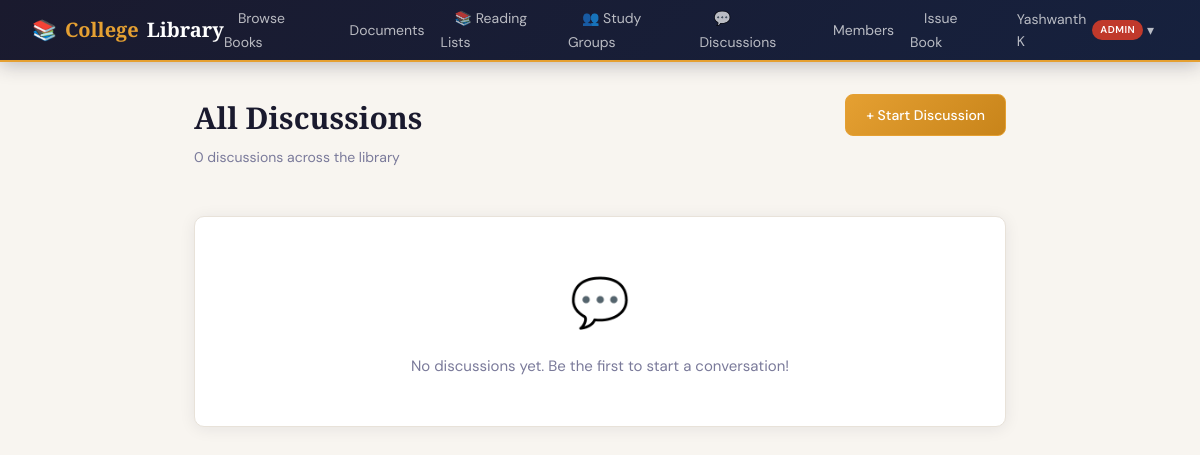
The page /social/discussions/ (signed in) on the database as committed earlier.
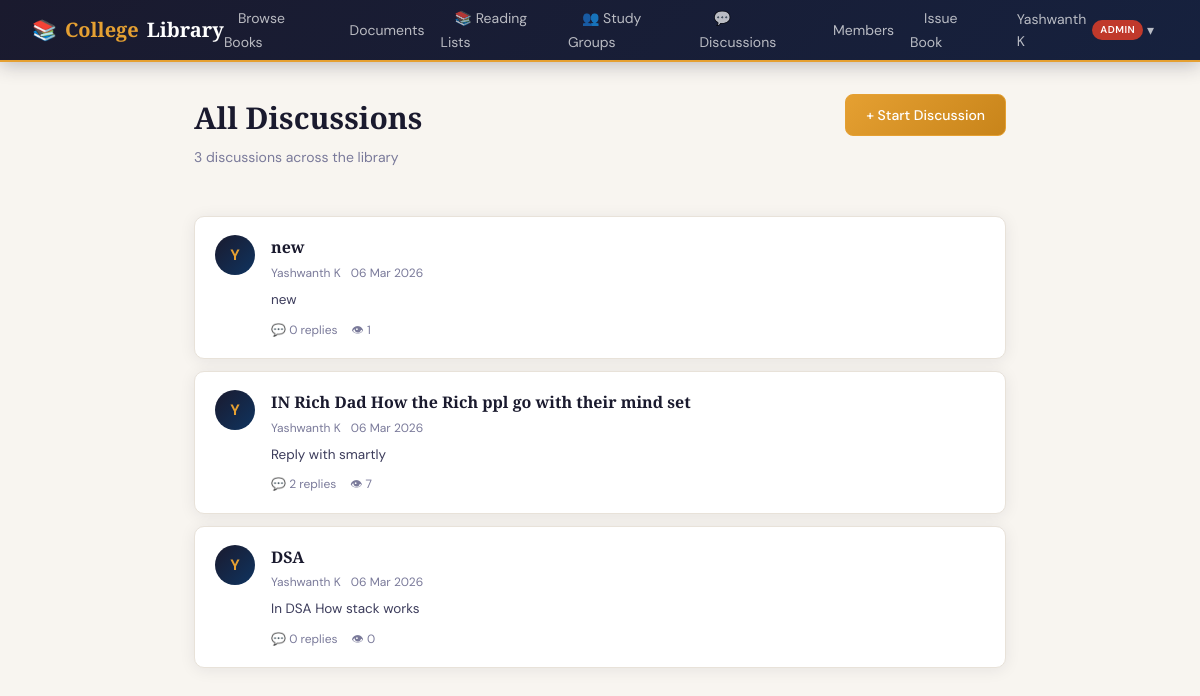
The same page on the database as committed later.
### accounts/models.py (models this page shows, shortened)
class CustomUser(AbstractUser):
    class Role(models.TextChoices):
        ADMIN = 'ADMIN', 'Admin'
        LIBRARIAN = 'LIBRARIAN', 'Librarian'
        TEACHER = 'TEACHER', 'Teacher'
        STUDENT = 'STUDENT', 'Student'
    role = models.CharField(
        max_length=20,
        choices=Role.choices,
        default=Role.STUDENT,
    )
    phone_number = models.CharField(max_length=15, blank=True)
    department = models.CharField(max_length=100, blank=True)   # e.g. "Computer Science"
    student_id = models.CharField(max_length=20, blank=True, unique=True, null=True)
    profile_picture = models.ImageField(upload_to='profiles/', blank=True, null=True)
    is_approved = models.BooleanField(default=False)            # Admin must approve new members
    date_of_joining = models.DateField(auto_now_add=True)
    @property
    def can_manage_books(self):
        return self.role in (self.Role.ADMIN, self.Role.LIBRARIAN)

### social/models.py (models this page shows, shortened)
class Discussion(models.Model):
    book      = models.ForeignKey('books.Book', on_delete=models.CASCADE,
                                   related_name='discussions', null=True, blank=True)
    document  = models.ForeignKey('books.LibraryDocument', on_delete=models.CASCADE,
                                   related_name='discussions', null=True, blank=True)
    author    = models.ForeignKey(settings.AUTH_USER_MODEL, on_delete=models.CASCADE,
                                   related_name='discussions')
    title     = models.CharField(max_length=200)
    body      = models.TextField(max_length=2000)
    created   = models.DateTimeField(auto_now_add=True)
    is_pinned = models.BooleanField(default=False)
    views     = models.PositiveIntegerField(default=0)
    class Meta:
        ordering = ['-is_pinned', '-created']
    @property
    def reply_count(self):
        return self.replies.count()

### social/views.py (the view)
# urls.py: path('discussions/',                        views.discussions,          name='discussions'),
@login_required
@approved_required
def discussions(request, book_pk=None):
    book = get_object_or_404(Book, pk=book_pk) if book_pk else None
    qs   = Discussion.objects.select_related('author').prefetch_related('replies')
    if book:
        qs = qs.filter(book=book)
    return render(request, 'social/discussions.html', {
        'threads': qs, 'book': book,
    })

### social/templates/social/discussions.html (shortened to what this page needs)
{% extends 'base.html' %}
{% block content %}
<div class="page" style="max-width:860px;">
  <div style="display:flex;justify-content:space-between;align-items:flex-start;flex-wrap:wrap;gap:12px;margin-bottom:24px;">
    <div>
      {% if book %}
        <a href="{% url 'books:book_detail' book.pk %}" class="btn btn-outline btn-sm" style="margin-bottom:12px;">← {{ book.title }}</a>
        <div class="page-title">Discussions</div>
        <div class="page-sub">{{ threads.count }} thread{{ threads.count|pluralize }} about <em>{{ book.title }}</em></div>
      {% else %}
        <div class="page-title">All Discussions</div>
        <div class="page-sub">{{ threads.count }} discussion{{ threads.count|pluralize }} across the library</div>
      {% endif %}
    </div>
    {% if book %}
      <a href="{% url 'social:create_book_discussion' book_pk=book.pk %}" class="btn btn-gold">+ Start Discussion</a>
    {% else %}
      <a href="{% url 'social:create_discussion' %}" class="btn btn-gold">+ Start Discussion</a>
    {% endif %}
  </div>
  {% for thread in threads %}
  <div class="thread-card">
    <div class="thread-avatar">{{ thread.author.first_name.0|default:thread.author.username.0|upper }}</div>
    <div class="thread-main">
      <div style="display:flex;align-items:center;gap:8px;flex-wrap:wrap;">
        <a href="{% url 'social:discussion_detail' thread.pk %}" class="thread-title">{{ thread.title }}</a>
      </div>
      <div class="thread-meta">
        <span>{{ thread.author.get_full_name|default:thread.author.username }}</span>
        <span>{{ thread.created|date:"d M Y" }}</span>
      </div>
      <div class="thread-body">{{ thread.body|truncatechars:160 }}</div>
      <div class="thread-stats">
        <span class="thread-stat">💬 {{ thread.reply_count }} repl{{ thread.reply_count|pluralize:"y,ies" }}</span>
        <span class="thread-stat">👁 {{ thread.views }}</span>
      </div>
    </div>
  </div>
  {% empty %}
  <div class="card" style="padding:48px;text-align:center;">
    <div style="font-size:48px;margin-bottom:12px;">💬</div>
    <p style="color:var(--ink3);">No discussions yet. Be the first to start a conversation!</p>
  </div>
  {% endfor %}
</div>
{% endblock %}

### templates/base.html (shortened to what this page needs)
<!DOCTYPE html>
<html lang="en">
<head>
</head>
<body>
{% if user.is_authenticated %}
<nav class="navbar">
  <a class="nav-brand" href="{% url 'accounts:dashboard' %}">📚 <span>College</span> Library</a>
  <ul class="nav-links">
    <li><a href="{% url 'books:book_list' %}">Browse Books</a></li>
    <li><a href="{% url 'books:document_list' %}">Documents</a></li>
    <li><a href="{% url 'social:reading_lists' %}">📚 Reading Lists</a></li>
    <li><a href="{% url 'social:study_rooms' %}">👥 Study Groups</a></li>
    <li><a href="{% url 'social:discussions' %}">💬 Discussions</a></li>
    {% if user.can_manage_books %}
      <li><a href="{% url 'accounts:manage_users' %}">Members</a></li>
      <li><a href="{% url 'accounts:issue_book' %}">Issue Book</a></li>
    {% else %}
      <li><a href="{% url 'accounts:my_borrows' %}">My Books</a></li>
    {% endif %}
    <li class="nav-dropdown">
      <a href="#" class="nav-dropdown-toggle">
        {{ user.get_full_name|default:user.username }}
        <span class="nav-role-badge role-{{ user.role|lower }}">{{ user.get_role_display }}</span>
        &nbsp;▾
      </a>
    </li>
  </ul>
</nav>
{% endif %}
{% block content %}{% endblock %}
</body>
</html>

### templates/base.html (style rules this page uses)
:root { --navy: #1a1a2e; --navy-mid: #16213e; --navy-deep: #0f3460; --gold: #e5a032; --gold-dk: #c8841a; --gold-lt: #fdf3e0; --gold-bd: #f0d79a; --cream: #f8f5f0; --paper: #f2ede6; --border: #e8e2d9; --ink: #1a1a2e; --ink2: #3d3d5c; --ink3: #7a7a9a; --white: #ffffff; --danger: #c0392b; --success: #1a7a4a; --warn: #b5832a; --info: #0d6e6e; --radius: 10px; --shadow: 0 2px 16px rgba(26,26,46,0.08); --shadow-lg: 0 8px 40px rgba(26,26,46,0.16); }
*, *::before, *::after { box-sizing: border-box; margin: 0; padding: 0; }
body { font-family: 'DM Sans', sans-serif; background: var(--cream); color: var(--ink); min-height: 100vh; font-size: 15px; line-height: 1.6; }
.navbar { background: linear-gradient(135deg, var(--navy) 0%, var(--navy-mid) 100%); padding: 0 32px; height: 62px; display: flex; align-items: center; justify-content: space-between; position: sticky; top: 0; z-index: 200; border-bottom: 2px solid var(--gold); box-shadow: 0 2px 20px rgba(26,26,46,0.3); }
.nav-brand { font-family: 'Playfair Display', serif; font-size: 20px; font-weight: 700; color: #fff; text-decoration: none; display: flex; align-items: center; gap: 8px; }
.nav-brand span { color: var(--gold); }
.nav-links { display: flex; align-items: center; gap: 2px; list-style: none; }
.nav-links a { color: rgba(255,255,255,0.7); text-decoration: none; font-size: 14px; font-weight: 400; padding: 7px 14px; border-radius: 8px; transition: all 0.2s; }
.nav-role-badge { font-size: 10px; font-weight: 600; padding: 2px 8px; border-radius: 20px; margin-left: 6px; text-transform: uppercase; letter-spacing: 0.5px; }
.role-admin { background: #c0392b; color: #fff; }
.nav-dropdown { position: relative; }
.nav-dropdown-toggle { cursor: pointer; display: flex; align-items: center; }
.page { padding: 32px 24px; max-width: 1160px; margin: 0 auto; }
.btn { display: inline-flex; align-items: center; gap: 6px; padding: 9px 20px; border-radius: 8px; font-family: 'DM Sans', sans-serif; font-size: 14px; font-weight: 500; cursor: pointer; border: 1.5px solid transparent; text-decoration: none; transition: all 0.18s; white-space: nowrap; }
.btn-gold { background: linear-gradient(135deg, var(--gold), var(--gold-dk)); color: #fff; border-color: var(--gold); }
.page-title { font-family: 'Playfair Display', serif; font-size: 30px; font-weight: 700; color: var(--ink); margin-bottom: 4px; }
.page-sub { color: var(--ink3); font-size: 14px; margin-bottom: 24px; }

### social/templates/social/discussions.html (style rules this page uses)
.thread-card { background:#fff; border:1px solid var(--border); border-radius:var(--radius); padding:18px 20px; margin-bottom:12px; box-shadow:var(--shadow); transition:all 0.2s; display:flex; gap:16px; align-items:flex-start; }
.thread-avatar { width:40px; height:40px; border-radius:50%; background:linear-gradient(135deg,var(--navy),var(--navy-deep)); display:flex; align-items:center; justify-content:center; font-size:15px; font-weight:700; color:var(--gold); flex-shrink:0; }
.thread-main { flex:1; min-width:0; }
.thread-title { font-family:'Playfair Display',serif; font-size:16px; font-weight:600; color:var(--ink); text-decoration:none; }
.thread-meta { font-size:12px; color:var(--ink3); margin-top:3px; display:flex; gap:10px; flex-wrap:wrap; }
.thread-body { font-size:13.5px; color:var(--ink2); line-height:1.6; margin-top:6px; }
.thread-stats { display:flex; gap:14px; margin-top:10px; }
.thread-stat { font-size:12px; color:var(--ink3); display:flex; align-items:center; gap:4px; }

Rows that differ between the two databases and show on the page:
added Discussion: author.first_name.0 "Y", title "new", author.get_full_name "Yashwanth K", created "06 Mar 2026", body "new", reply_count "0", views "1"
added Discussion: author.first_name.0 "Y", title "IN Rich Dad How the Rich ppl go with their mind set", author.get_full_name "Yashwanth K", created "06 Mar 2026", body "Reply with smartly", reply_count "2", views "7"
added Discussion: author.first_name.0 "Y", title "DSA", author.get_full_name "Yashwanth K", created "06 Mar 2026", body "In DSA How stack works", reply_count "0", views "0"
Other text that changed with them:
{{ threads.count }}: "0" → "3"
text no longer shown: "💬 No discussions yet. Be the first to start a conversation!"
